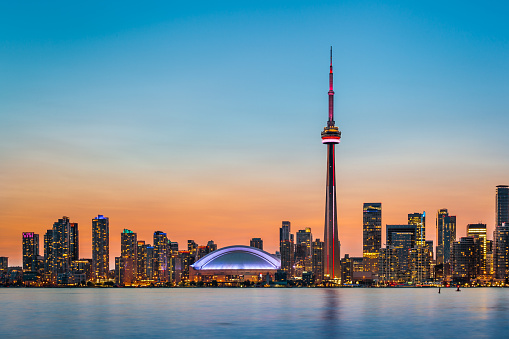
#> input picture Experiment 05/pic.jpg, 509 x 339 px
$ jupyter execute Exp5.ipynb
#> lines starting #> are read from the running program, lines starting #| are printed output that depends on the picture
[cell 1]
import numpy as np
import cv2
import matplotlib.pyplot as plt

[cell 2]
#1.Image Translation

[cell 3]
#Read the input image
img=cv2.imread("pic.jpg")
#> img is the input picture: shape (339, 509, 3); mean B, G, R 154.3, 145.4, 123.1

#Convert from BGR to RGB so we can plot using matplotlib
img=cv2.cvtColor(img,cv2.COLOR_BGR2RGB)

#Disable x & y axis
plt.axis("off")

#Show the image
plt.imshow(img)
plt.show()

#Get the image shape
rows,cols,dim=img.shape
#> rows = 339; cols = 509; dim = 3

#Transformation matrix for translation
M=np.float32([[1,0,100],
             [0,1,50],
             [0,0,1]])

#Apply a perspective transformation to the image
translated_img=cv2.warpPerspective(img,M,(cols,rows))
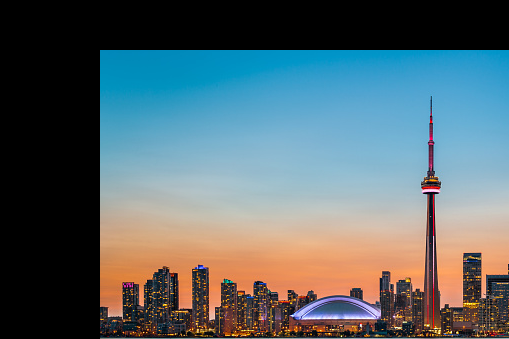
#> translated_img: shape (339, 509, 3); mean R, G, B 87.4, 102.2, 106.7

#Disable x & y axis
plt.axis("off")

#Show the resultig image
plt.imshow(translated_img)
plt.show()

[cell 4]
#2.Image Scaling

[cell 5]
#Disable x & y axis
plt.axis("off")

#Show the original image
plt.imshow(img)
plt.show()

#Transformation matrix for scaling
M=np.float32([[1.5,0,0],
              [0,1.8,0],
              [0,0,1]])

#Apply a perspective transformation to the image
scaled_img=cv2.warpPerspective(img,M,(cols*2,rows*2))
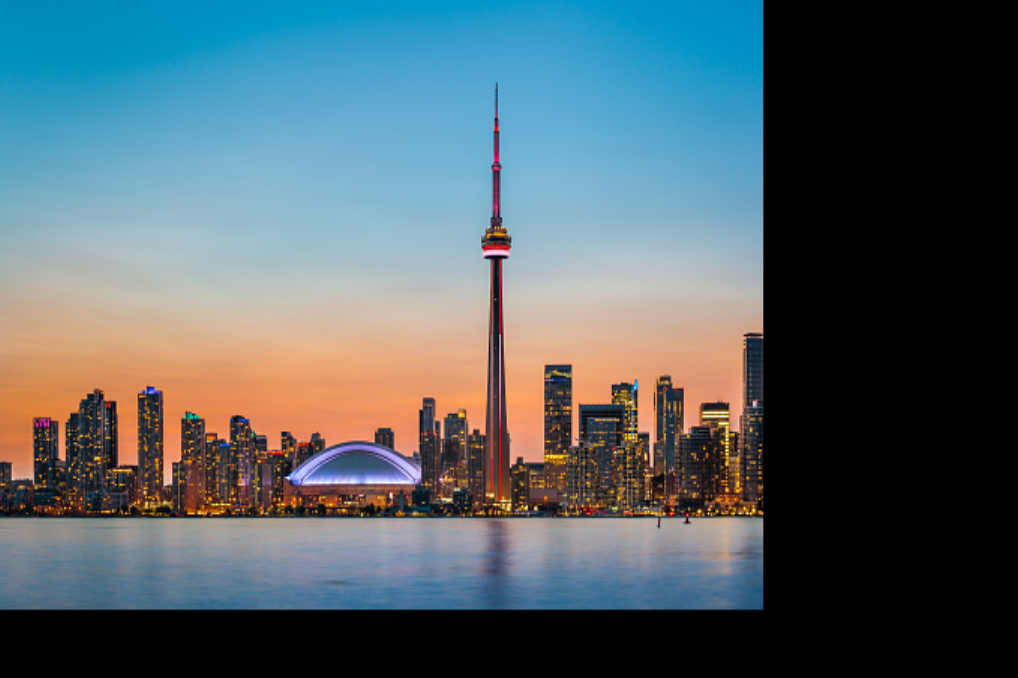
#> scaled_img: shape (678, 1018, 3); mean R, G, B 83, 98.1, 104.1


#Disable x & y axis
plt.axis("off")

#Show the resultig image
plt.imshow(scaled_img)
plt.show()

[cell 6]
#3.Image Shearing

[cell 7]
#Transformation matrix for Shearing
#Shearing applied to x-axis
M_x=np.float32([[1,0.8,0],
               [0,1,0],
               [0,0,1]])

#Shearing applied to y-axis
M_y=np.float32([[1,0,0],
               [0.3,1,0],
               [0,0,1]])

#Apply a perspective transformation to the image
sheared_img_xaxis=cv2.warpPerspective(img,M_x,(int(cols*1.5),int(rows*1.5)))
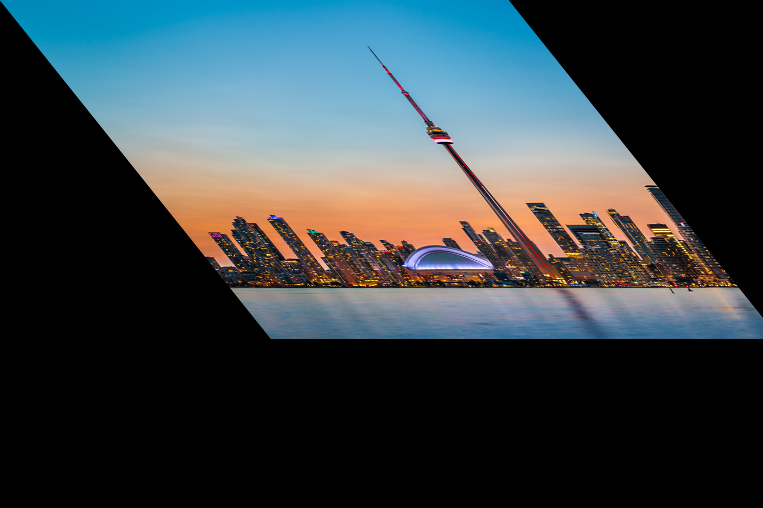
#> sheared_img_xaxis: shape (508, 763, 3); mean R, G, B 54.8, 64.7, 68.7
sheared_img_yaxis=cv2.warpPerspective(img,M_y,(int(cols*1.5),int(rows*1.5)))
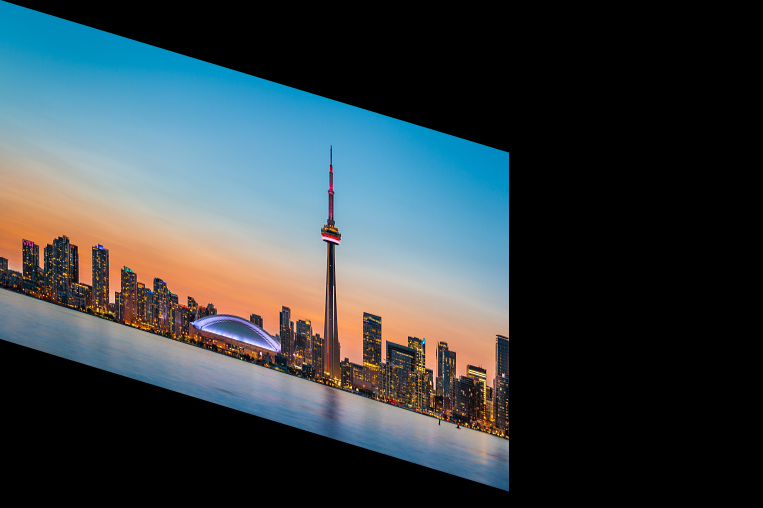
#> sheared_img_yaxis: shape (508, 763, 3); mean R, G, B 54.8, 64.8, 68.7

#Disable x & y axis
plt.axis("off")

#Show the resulting image
plt.imshow(sheared_img_xaxis)
plt.show()

#Disable x & y axis
plt.axis("off")

#Show the resulting image
plt.imshow(sheared_img_yaxis)
plt.show()

[cell 8]
#4.Image Reflection

[cell 9]
#Transformation matrix for x-axis reflection
M_x=np.float32([[1,0,0],
               [0,-1,rows],
               [0,0,1]])
#> M_x = [[1, 0, 0], [0, -1, 339], [0, 0, 1]]

#Trasformation matrix for y-axis reflection
M_y=np.float32([[-1,0,cols],
             [0,1,0],
             [0,0,1]])
#> M_y = [[-1, 0, 509], [0, 1, 0], [0, 0, 1]]

#Apply a perspective transformation to the image
reflected_img_xaxis=cv2.warpPerspective(img,M_x,(int(cols),int(rows)))
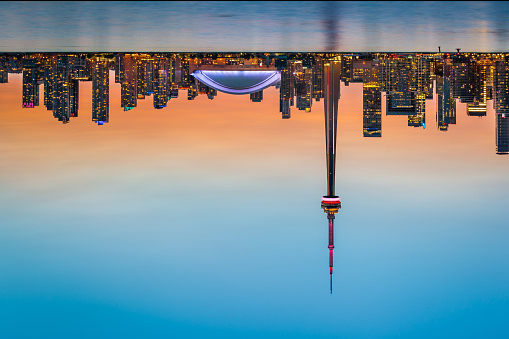
#> reflected_img_xaxis: shape (339, 509, 3); mean R, G, B 123.1, 145, 153.8
reflected_img_yaxis=cv2.warpPerspective(img,M_y,(int(cols),int(rows)))
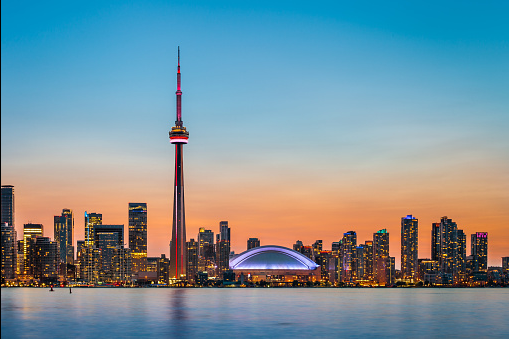
#> reflected_img_yaxis: shape (339, 509, 3); mean R, G, B 122.8, 145.2, 154.1

#Disable x & y axis
plt.axis("off")

#Show the resulting image
plt.imshow(reflected_img_xaxis)
plt.show()

#Disable x & y axis
plt.axis("off")

#Show the resulting image
plt.imshow(reflected_img_yaxis)
plt.show()

[cell 10]
#5.Image Rotation

[cell 11]
#Angle from degree to radian
angle=np.radians(30)

#Transformation matrix for Rotation
M=np.float32([[np.cos(angle),-(np.sin(angle)),0],
             [np.sin(angle),np.cos(angle),0],
             [0,0,1]])

#Apply a perspective transformation to the image
rotated_img=cv2.warpPerspective(img,M,(int(cols),int(rows)))
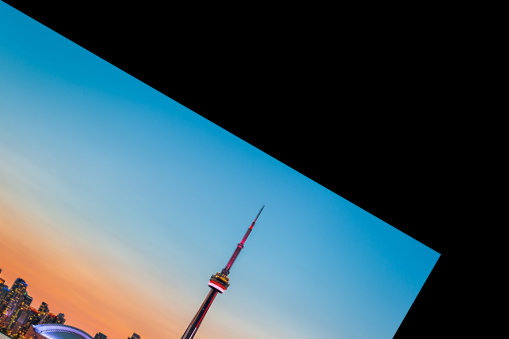
#> rotated_img: shape (339, 509, 3); mean R, G, B 61.1, 87.3, 97.9

#Disable x & y axis
plt.axis("off")

#Show the resulting image
plt.imshow(rotated_img)
plt.show()

[cell 12]
#6.Image Cropping

#Get 200 pixels from 100 to 300 on both x axis and y axis
cropped_img=img[100:300,100:300]
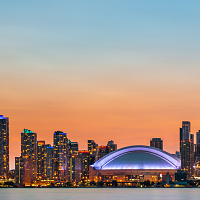
#> cropped_img: shape (200, 200, 3); mean R, G, B 167.9, 150.3, 140

#Disable x & y axis
plt.axis("off")

#Show the resulting image
plt.imshow(cropped_img)
plt.show()
